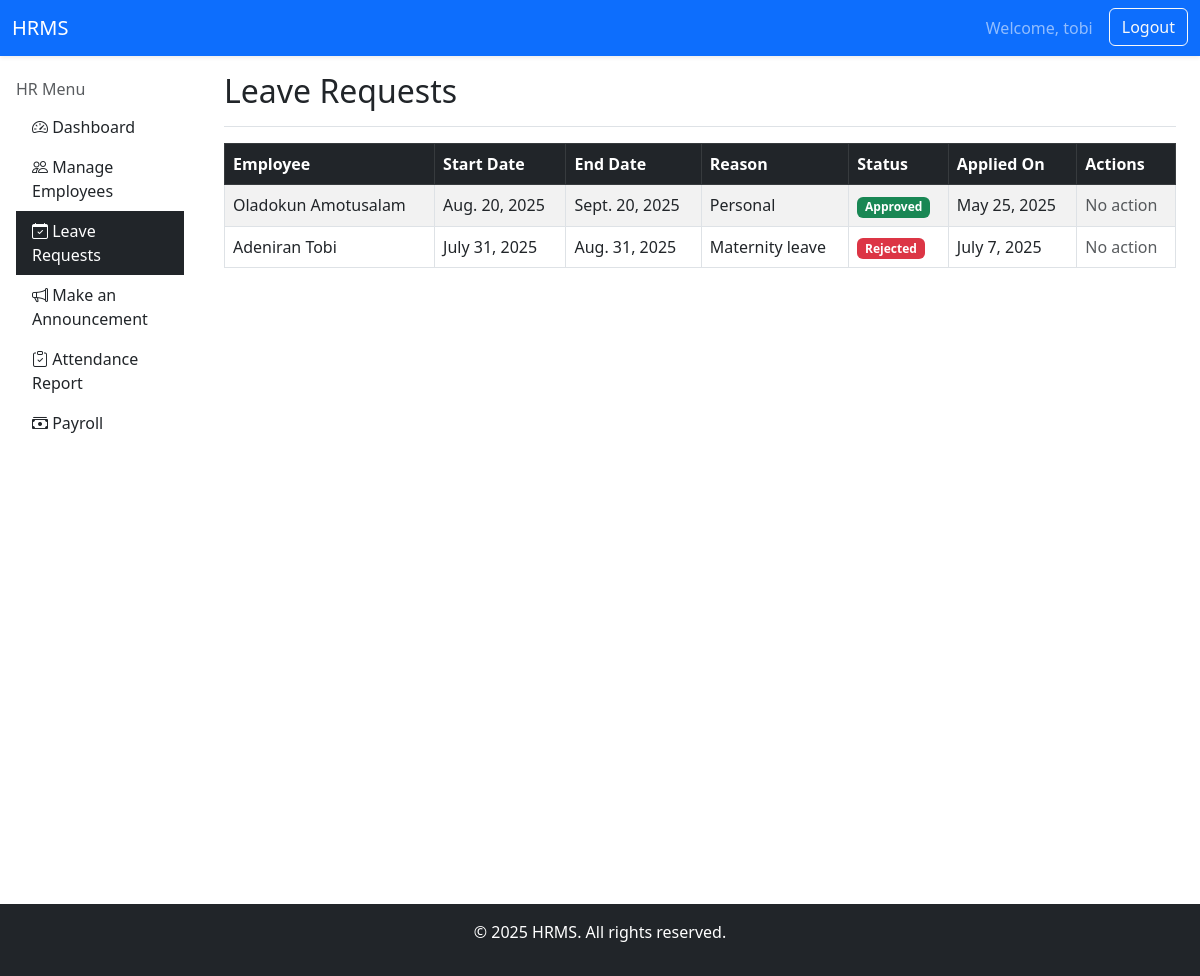
/leaves/ (signed in), run on the app's committed database.
### core/models.py (models this page shows, shortened)
class LeaveRequest(models.Model):
    employee = models.ForeignKey(User, on_delete=models.CASCADE)
    start_date = models.DateField()
    end_date = models.DateField()
    reason = models.TextField()
    status = models.CharField(max_length=10, choices=[('Pending', 'Pending'), ('Approved', 'Approved'), ('Rejected', 'Rejected')], default='Pending')
    applied_on = models.DateField(auto_now_add=True)

### core/views.py (the view)
# urls.py: path('leaves/', views.leave_requests, name='leave_requests'),
@login_required
def leave_requests(request):
    leaves = LeaveRequest.objects.select_related('employee').all()
    return render(request, 'core/leave_requests.html', {'leaves': leaves})

### templates/core/leave_requests.html (shortened to what this page needs)
{% extends "core/base.html" %}
{% block brand_link %}
<a class="navbar-brand" href="{% url 'hr_dashboard' %}">HRMS</a>
{% endblock %}
{% block content %}
{% include "core/sidebar.html" %}
    <main class="col-md-9 ms-sm-auto col-lg-10 px-md-4 mt-3">
      <div class="d-flex justify-content-between flex-wrap flex-md-nowrap align-items-center pb-2 mb-3 border-bottom">
        <h2>Leave Requests</h2>
      </div>
        {% if leaves %}
      <table class="table table-bordered table-striped">
        <thead class="table-dark">
          <tr>
            <th>Employee</th>
            <th>Start Date</th>
            <th>End Date</th>
            <th>Reason</th>
            <th>Status</th>
            <th>Applied On</th>
            <th>Actions</th>
          </tr>
        </thead>
        <tbody>
        {% for leave in leaves %}
          <tr>
            <td>{{ leave.employee.get_full_name }}</td>
            <td>{{ leave.start_date }}</td>
            <td>{{ leave.end_date }}</td>
            <td>{{ leave.reason }}</td>
            <td>
              <span class="badge {% if leave.status == 'Pending' %}bg-warning{% elif leave.status == 'Approved' %}bg-success{% else %}bg-danger{% endif %}">
                {{ leave.status }}
              </span>
            </td>
            <td>{{ leave.applied_on }}</td>
            <td>
              {% if leave.status == 'Pending' %}
                <a href="{% url 'approve_leave' leave.id %}" class="btn btn-sm btn-success ">Approve</a>
                <a href="{% url 'reject_leave' leave.id %}" class="btn btn-sm btn-danger ">Reject</a>
              {% else %}
                <span class="text-muted">No action</span>
              {% endif %}
            </td>
          </tr>
        {% endfor %}
        </tbody>
      </table>
      {% else %}
        <div class="alert alert-info">No leave requests found.</div>
      {% endif %}
</main>
{% endblock %}

### templates/core/base.html (shortened to what this page needs)
<!doctype html>
<html lang="en">
  <head>
    <link rel="stylesheet" href="https://cdnjs.cloudflare.com/ajax/libs/font-awesome/6.5.0/css/all.min.css">
    <link href="https://cdn.jsdelivr.net/npm/bootstrap@5.3.6/dist/css/bootstrap.min.css" rel="stylesheet">
    <link href="https://cdn.jsdelivr.net/npm/bootstrap@5.3.0/dist/css/bootstrap.min.css" rel="stylesheet">
    <link href="https://cdn.jsdelivr.net/npm/bootstrap-icons@1.10.5/font/bootstrap-icons.css" rel="stylesheet">
  </head>
  <body>
    {% block nav %}
      <nav class="navbar navbar-expand-lg navbar-dark bg-primary shadow-sm">
        <div class="container-fluid">
        {% block brand_link %}{% endblock %}
        <div class="collapse navbar-collapse justify-content-end" id="navbarContent">
        <ul class="navbar-nav mb-2 mb-lg-0">
          {% if user.is_authenticated %}
            <li class="nav-item">
              <a class="nav-link" href="#">Welcome, {{ user.username }}</a>
            </li>
            <li class="nav-item">
              <form method="post" action="{% url 'logout' %}" class="d-inline">
                <button type="submit" class="btn btn-outline-light ms-2">Logout</button>
              </form>
            </li>
          {% endif %}
      </ul>
    </div>
  </div>
</nav>
{% endblock %}
  <div class="container-fluid">
    <div class="row">
      {% block content %}
      {% endblock %}
    </div>
  </div>
  <footer class="mt-5 text-center text-white bg-dark py-3">
    <p>&copy; 2025 HRMS. All rights reserved.</p>
  </footer>
  </body>
</html>

### data on the page
LeaveRequest: employee.get_full_name "Oladokun Amotusalam", start_date "Aug. 20, 2025", end_date "Sept. 20, 2025", reason "Personal", status "Approved", applied_on "May 25, 2025", shows "No action"
LeaveRequest: employee.get_full_name "Adeniran Tobi", start_date "July 31, 2025", end_date "Aug. 31, 2025", reason "Maternity leave", status "Rejected", applied_on "July 7, 2025", shows "No action"

### other printed values
{{ user.username }} "tobi"
